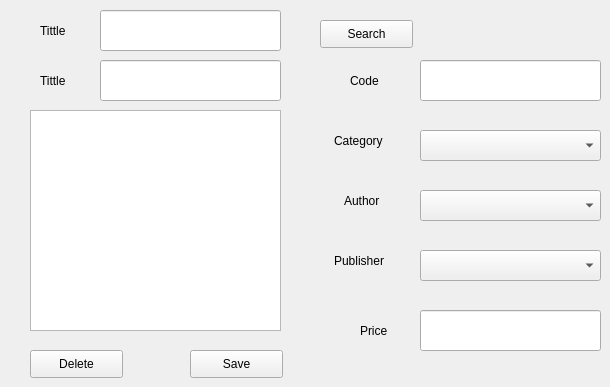
      <widget class="QWidget" name="tab_6">
       <attribute name="title">
        <string>Edit Or Delete</string>
       </attribute>
       <widget class="QPlainTextEdit" name="plainTextEdit_4">
        <property name="geometry">
         <rect>
          <x>30</x>
          <y>110</y>
          <width>251</width>
          <height>221</height>
         </rect>
        </property>
       </widget>
       <widget class="QLabel" name="label_16">
        <property name="geometry">
         <rect>
          <x>350</x>
          <y>70</y>
          <width>55</width>
          <height>21</height>
         </rect>
        </property>
        <property name="text">
         <string>Code</string>
        </property>
       </widget>
       <widget class="QLineEdit" name="lineEdit_10">
        <property name="geometry">
         <rect>
          <x>420</x>
          <y>60</y>
          <width>181</width>
          <height>41</height>
         </rect>
        </property>
       </widget>
       <widget class="QLabel" name="label_17">
        <property name="geometry">
         <rect>
          <x>334</x>
          <y>130</y>
          <width>71</width>
          <height>21</height>
         </rect>
        </property>
        <property name="text">
         <string>Category</string>
        </property>
       </widget>
       <widget class="QPushButton" name="pushButton_9">
        <property name="geometry">
         <rect>
          <x>190</x>
          <y>350</y>
          <width>93</width>
          <height>28</height>
         </rect>
        </property>
        <property name="text">
         <string>Save</string>
        </property>
       </widget>
       <widget class="QComboBox" name="comboBox_11">
        <property name="geometry">
         <rect>
          <x>420</x>
          <y>190</y>
          <width>181</width>
          <height>31</height>
         </rect>
        </property>
       </widget>
       <widget class="QLineEdit" name="lineEdit_11">
        <property name="geometry">
         <rect>
          <x>420</x>
          <y>310</y>
          <width>181</width>
          <height>41</height>
         </rect>
        </property>
       </widget>
       <widget class="QLabel" name="label_18">
        <property name="geometry">
         <rect>
          <x>360</x>
          <y>320</y>
          <width>55</width>
          <height>21</height>
         </rect>
        </property>
        <property name="text">
         <string>Price</string>
        </property>
       </widget>
       <widget class="QComboBox" name="comboBox_12">
        <property name="geometry">
         <rect>
          <x>420</x>
          <y>250</y>
          <width>181</width>
          <height>31</height>
         </rect>
        </property>
       </widget>
       <widget class="QLabel" name="label_19">
        <property name="geometry">
         <rect>
          <x>344</x>
          <y>190</y>
          <width>61</width>
          <height>21</height>
         </rect>
        </property>
        <property name="text">
         <string>Author</string>
        </property>
       </widget>
       <widget class="QLabel" name="label_20">
        <property name="geometry">
         <rect>
          <x>334</x>
          <y>250</y>
          <width>71</width>
          <height>21</height>
         </rect>
        </property>
        <property name="text">
         <string>Publisher</string>
        </property>
       </widget>
       <widget class="QLineEdit" name="lineEdit_12">
        <property name="geometry">
         <rect>
          <x>100</x>
          <y>60</y>
          <width>181</width>
          <height>41</height>
         </rect>
        </property>
       </widget>
       <widget class="QComboBox" name="comboBox_13">
        <property name="geometry">
         <rect>
          <x>420</x>
          <y>130</y>
          <width>181</width>
          <height>31</height>
         </rect>
        </property>
       </widget>
       <widget class="QLineEdit" name="lineEdit_13">
        <property name="geometry">
         <rect>
          <x>100</x>
          <y>10</y>
          <width>181</width>
          <height>41</height>
         </rect>
        </property>
       </widget>
       <widget class="QLabel" name="label_21">
        <property name="geometry">
         <rect>
          <x>40</x>
          <y>20</y>
          <width>51</width>
          <height>21</height>
         </rect>
        </property>
        <property name="text">
         <string>Tittle</string>
        </property>
       </widget>
       <widget class="QPushButton" name="pushButton_10">
        <property name="geometry">
         <rect>
          <x>320</x>
          <y>20</y>
          <width>93</width>
          <height>28</height>
         </rect>
        </property>
        <property name="text">
         <string>Search</string>
        </property>
       </widget>
       <widget class="QPushButton" name="pushButton_11">
        <property name="geometry">
         <rect>
          <x>30</x>
          <y>350</y>
          <width>93</width>
          <height>28</height>
         </rect>
        </property>
        <property name="text">
         <string>Delete</string>
        </property>
       </widget>
       <widget class="QLabel" name="label_22">
        <property name="geometry">
         <rect>
          <x>40</x>
          <y>70</y>
          <width>51</width>
          <height>21</height>
         </rect>
        </property>
        <property name="text">
         <string>Tittle</string>
        </property>
       </widget>
      </widget>
